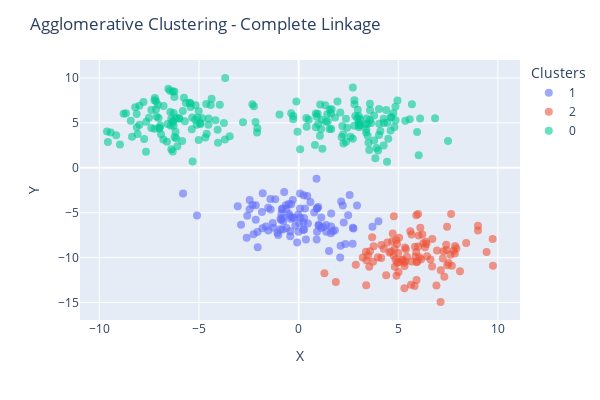

Notebook code cell kept with this figure:
### Code cell
# Apply Agglomerative Clustering with complete linkage
y_c3 = AgglomerativeClustering(n_clusters=3, linkage='complete').fit_predict(X2)
agg_labels['Complete-3'] = y_c3

cv_X2.plot_clusters(y_c3, title='Agglomerative Clustering - Complete Linkage')
